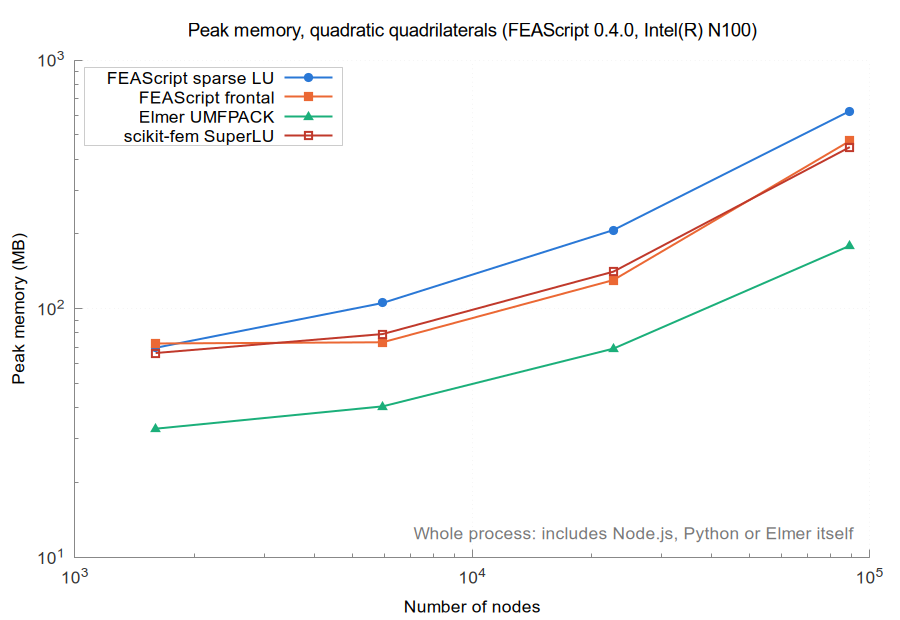

Generate this figure with gnuplot:
set terminal pngcairo size 900,620 font 'Arial,13'
set border 3 lc rgb '#888888'; set tics nomirror tc rgb '#333333'
set grid lc rgb '#e6e6e6' lw 1; set key top left box lc rgb '#cccccc' opaque
set logscale xy; set format y '10^{%L}'; set format x '10^{%L}'
set output 'memory_quad_quadratic.png'
set title 'Peak memory, quadratic quadrilaterals (FEAScript 0.4.0, Intel(R) N100)' font 'Arial,14'
set xlabel 'Number of nodes'
set ylabel 'Peak memory (MB)'
set label 'Whole process: includes Node.js, Python or Elmer itself' at graph 0.98,0.05 right tc rgb '#777777'
plot 'memory_quad_quadratic_FEAScript_sparse_LU.dat' u 1:2 w lp lw 2 pt 7 ps 1.2 lc rgb '#2a78d6' t 'FEAScript sparse LU', \
     'memory_quad_quadratic_FEAScript_frontal.dat' u 1:2 w lp lw 2 pt 5 ps 1.2 lc rgb '#eb6834' t 'FEAScript frontal', \
     'memory_quad_quadratic_Elmer_UMFPACK.dat' u 1:2 w lp lw 2 pt 9 ps 1.2 lc rgb '#1baf7a' t 'Elmer UMFPACK', \
     'memory_quad_quadratic_scikit_fem_SuperLU.dat' u 1:2 w lp lw 2 pt 4 ps 1.2 lc rgb '#c0392b' t 'scikit-fem SuperLU'
